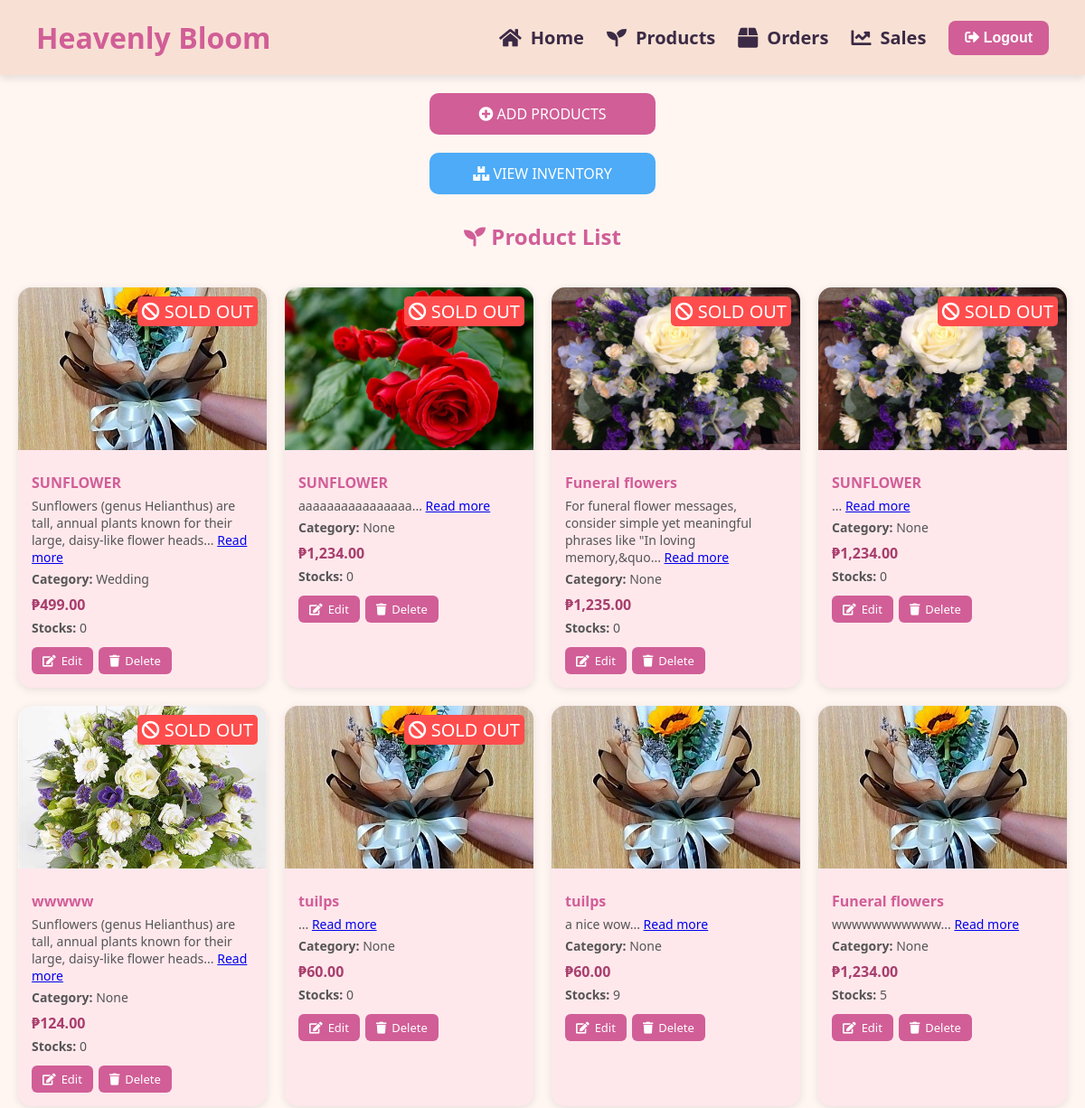
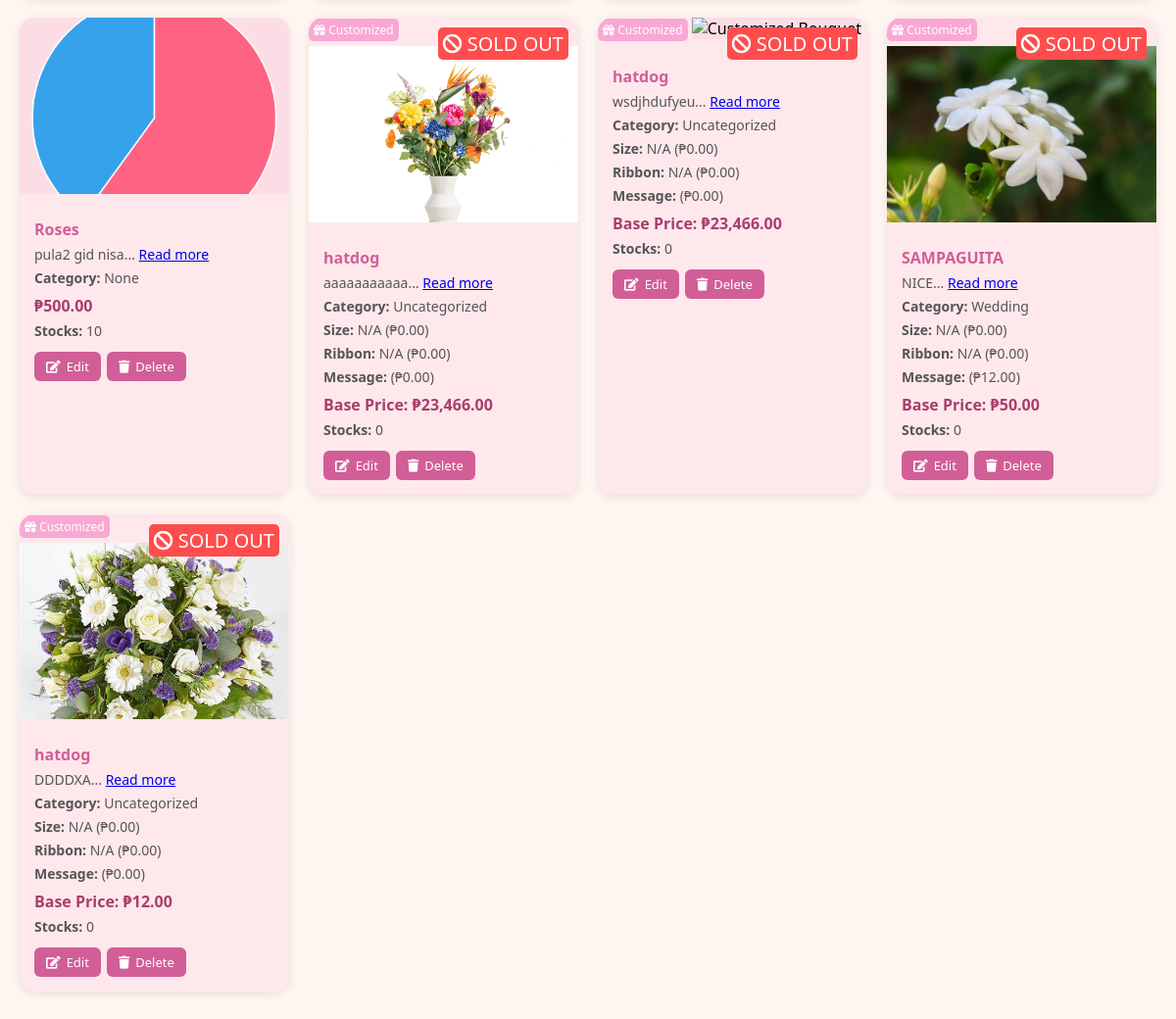
The page /product.php on the database its author committed (2 pictures, top to bottom).
### tables this page shows
CREATE TABLE `products` (
  `product_id` int(11) NOT NULL,
  `product_name` varchar(255) NOT NULL,
  `price` decimal(10,2) NOT NULL,
  `product_price` decimal(10,2) NOT NULL,
  `product_description` text NOT NULL,
  `product_image` varchar(255) NOT NULL,
  `created_at` timestamp NOT NULL DEFAULT current_timestamp(),
  `bouquet_sizes` varchar(255) DEFAULT NULL,
  `ribbon_colors` varchar(255) DEFAULT NULL,
  `category_id` int(11) DEFAULT NULL,
  `product_type` varchar(50) DEFAULT NULL,
  `original_stock` int(11) DEFAULT 0,
  `stock_count` int(11) DEFAULT 0
);

CREATE TABLE `categories` (
  `id` int(11) NOT NULL,
  `name` varchar(100) NOT NULL,
  `description` text DEFAULT NULL,
  `category_id` int(11) DEFAULT NULL,
  `is_customized` tinyint(1) DEFAULT 0,
  `customized` varchar(100) DEFAULT NULL
);

CREATE TABLE `customized_products` (
  `id` int(11) NOT NULL,
  `product_id` int(11) NOT NULL,
  `occasion_type` varchar(255) NOT NULL,
  `color` varchar(50) NOT NULL,
  `size` varchar(50) NOT NULL,
  `add_ons` text DEFAULT NULL,
  `message` text DEFAULT NULL,
  `bouquet_sizes` varchar(255) DEFAULT NULL,
  `ribbon_colors` varchar(255) DEFAULT NULL,
  `created_at` timestamp NOT NULL DEFAULT current_timestamp(),
  `updated_at` timestamp NOT NULL DEFAULT current_timestamp() ON UPDATE current_timestamp(),
  `product_name` varchar(255) NOT NULL,
  `product_price` decimal(10,2) NOT NULL,
  `product_description` text DEFAULT NULL,
  `product_image` varchar(255) NOT NULL DEFAULT 'default.jpg',
  `category_id` int(11) DEFAULT NULL,
  `message_price` decimal(10,2) NOT NULL DEFAULT 0.00,
  `stock_count` int(11) DEFAULT 0
);

### product.php (the view, shortened to what this page needs)
<?php
include 'navbar.php';
include 'db_connection.php';
$products_result = mysqli_query($conn, "
    SELECT products.*, categories.name AS category_name
    FROM products
    LEFT JOIN categories ON products.category_id = categories.id
") or die("Query Error (Regular): " . mysqli_error($conn));
$customized_result = mysqli_query($conn, "
    SELECT cp.*, cp.stock_count, cat.name AS category_name,
       bs.name AS bouquet_size_name, bs.price AS bouquet_size_price,
       rc.name AS ribbon_color_name, rc.price AS ribbon_color_price
FROM customized_products cp
    LEFT JOIN categories cat ON cp.category_id = cat.id
    LEFT JOIN bouquet_sizes bs ON cp.bouquet_sizes = bs.id
    LEFT JOIN ribbon_colors rc ON cp.ribbon_colors = rc.id
") or die("Query Error (Customized): " . mysqli_error($conn));
?>
<!DOCTYPE html>
<html lang="en">
<head>
    <link rel="stylesheet" href="https://cdnjs.cloudflare.com/ajax/libs/font-awesome/5.15.3/css/all.min.css"/>
</head>
<body>
<a href="add_product.php" class="add-product-btn">
    <i class="fas fa-plus-circle"></i> ADD PRODUCTS
</a>
<a href="inventory.php" class="inventory-link">
    <i class="fas fa-boxes"></i> VIEW INVENTORY
</a>
<h2><i class="fas fa-seedling"></i> Product List</h2>
<div class="product-grid">
    <?php
    while($row = mysqli_fetch_assoc($products_result)): ?>
        <div class="product-card">
            <?php if ($row['stock_count'] <= 0): ?>
                <span class="sold-out-label"><i class="fas fa-ban"></i> SOLD OUT</span>
            <?php endif; ?>
            <img src="uploads/<?= htmlspecialchars($row['product_image']) ?: 'default.jpg' ?>" alt="Product Image">
            <div class="product-details">
                <h3><?= htmlspecialchars($row['product_name']) ?></h3>
                <p class="description">
                    <?= substr(htmlspecialchars($row['product_description']), 0, 100) ?>...
                    <a href="javascript:void(0);" class="read-more">Read more</a>
                </p>
                <p class="category"><strong>Category:</strong> <?= htmlspecialchars($row['category_name'] ?? 'None') ?></p>
                <div class="price">₱<?= number_format($row['product_price'], 2) ?></div>
                <p><strong>Stocks:</strong> <?= htmlspecialchars($row['stock_count']) ?></p>
                <div class="action-btns">
                    <a href="edit_product.php?id=<?= $row['product_id'] ?>" title="Edit Product"><i class="fas fa-edit"></i> Edit</a>
                    <a href="delete_product.php?id=<?= $row['product_id'] ?>" onclick="return confirm('Delete this product?');" title="Delete Product"><i class="fas fa-trash"></i> Delete</a>
                </div>
            </div>
        </div>
    <?php endwhile;
    while($custom = mysqli_fetch_assoc($customized_result)):
        $productImage = !empty($custom['product_image']) && file_exists("uploads/" . $custom['product_image'])
            ? "uploads/" . htmlspecialchars($custom['product_image'])
            : "uploads/default.jpg";
    ?>
        <div class="product-card">
            <?php if ($custom['stock_count'] <= 0): ?>
                <span class="sold-out-label"><i class="fas fa-ban"></i> SOLD OUT</span>
            <?php endif; ?>
            <span class="customized-label"><i class="fas fa-gift"></i> Customized</span>
            <img src="<?= $productImage ?>" alt="Customized Bouquet">
            <div class="product-details">
                <h3><?= htmlspecialchars($custom['product_name']) ?></h3>
                <p class="description">
                    <?= substr(htmlspecialchars($custom['product_description']), 0, 100) ?>...
                    <a href="javascript:void(0);" class="read-more">Read more</a>
                </p>
                <p><strong>Category:</strong> <?= htmlspecialchars($custom['category_name'] ?? 'Uncategorized') ?></p>
                <p><strong>Size:</strong> <?= htmlspecialchars($custom['bouquet_size_name'] ?? 'N/A') ?> (₱<?= number_format($custom['bouquet_size_price'] ?? 0, 2) ?>)</p>
                <p><strong>Ribbon:</strong> <?= htmlspecialchars($custom['ribbon_color_name'] ?? 'N/A') ?> (₱<?= number_format($custom['ribbon_color_price'] ?? 0, 2) ?>)</p>
                <p><strong>Message:</strong> <?= htmlspecialchars($custom['message'] ?? 'N/A') ?> (₱<?= number_format($custom['message_price'] ?? 0, 2) ?>)</p>
                <div class="price">Base Price: ₱<?= number_format($custom['product_price'], 2) ?></div>
                <p><strong>Stocks:</strong> <?= htmlspecialchars($custom['stock_count']) ?></p>
                <div class="action-btns">
                    <a href="edit_customized_product.php?id=<?= $custom['id'] ?>" title="Edit Customized Bouquet"><i class="fas fa-edit"></i> Edit</a>
                    <a href="delete_customized_product.php?id=<?= $custom['id'] ?>" onclick="return confirm('Delete this customized bouquet?');" title="Delete Customized Bouquet"><i class="fas fa-trash"></i> Delete</a>
                </div>
            </div>
        </div>
    <?php endwhile; ?>
</div>
</body>
</html>

### navbar.php (shortened to what this page needs)
<!DOCTYPE html>
<html lang="en">
<head>
  <link href="https://cdnjs.cloudflare.com/ajax/libs/font-awesome/5.15.3/css/all.min.css" rel="stylesheet"/>
</head>
<body>
  <nav class="navbar">
    <div class="navbar-container">
      <a href="dass.php" class="logo">Heavenly Bloom</a>
      <div class="nav-right">
        <ul class="nav-links">
          <li><a href="admin_dashboard.php"><i class="fas fa-home"></i>Home</a></li>
          <li><a href="product.php"><i class="fas fa-seedling"></i>Products</a></li>
          <li><a href="orders.php"><i class="fas fa-box"></i>Orders</a></li>
          <li><a href="sales.php"><i class="fas fa-chart-line"></i>Sales</a></li>
        </ul>
        <form action="logout.php" method="post">
          <button type="submit" class="logout-btn"><i class="fas fa-sign-out-alt"></i> Logout</button>
        </form>
      </div>
    </div>
  </nav>
</body>
</html>

### navbar.php (style rules this page uses)
* { margin: 0; padding: 0; box-sizing: border-box; }
body { font-family: 'Segoe UI', sans-serif; }
.navbar { background-color: #f8e1d4; padding: 20px 0; box-shadow: 0 4px 8px rgba(0,0,0,0.1); }
.navbar-container { max-width: 1200px; margin: 0 auto; padding: 0 40px; display: flex; justify-content: space-between; align-items: center; }
.logo { font-size: 32px; font-weight: bold; color: #d15e97; text-decoration: none; }
.nav-right { display: flex; align-items: center; gap: 25px; }
.nav-links { list-style: none; display: flex; gap: 25px; }
.nav-links li a { text-decoration: none; color: #3b2a45; font-size: 20px; font-weight: 600; display: flex; align-items: center; gap: 10px; transition: color 0.3s ease, transform 0.3s ease; }
.nav-links i { font-size: 22px; }
.logout-btn { background-color: #d15e97; color: white; padding: 10px 18px; border: none; border-radius: 8px; font-size: 16px; font-weight: bold; cursor: pointer; transition: background 0.3s ease; }

### product.php (style rules this page uses)
body { font-family: 'Segoe UI', sans-serif; background-color: #fff6f2; margin: 0; padding: 0; }
h2 { text-align: center; color: #d15e97; margin-top: 30px; }
.add-product-btn { display: block; background-color: #d15e97; color: white; text-align: center; padding: 12px; font-size: 16px; text-decoration: none; border-radius: 10px; width: 250px; margin: 20px auto; }
.product-grid { display: grid; grid-template-columns: repeat(auto-fit, minmax(220px, 1fr)); gap: 20px; padding: 40px 20px; max-width: 1200px; margin: 0 auto; }
.product-card { background: #ffe8ec; border-radius: 15px; box-shadow: 0 2px 10px rgba(0,0,0,0.1); overflow: hidden; transition: transform 0.2s ease; position: relative; }
.product-card img { width: 100%; height: 180px; object-fit: cover; background-color: #fcdde6; }
.product-details { padding: 15px; }
.product-details h3 { font-size: 16px; margin: 5px 0; color: #d15e97; }
.product-details p { font-size: 14px; margin: 5px 0; color: #555; }
.category { font-size: 13px; color: #666; margin: 5px 0; }
.price { font-weight: bold; color: #a83e6d; margin-top: 8px; }
.action-btns { margin-top: 12px; display: flex; flex-wrap: wrap; gap: 6px; }
.action-btns a { background-color: #d15e97; color: white; padding: 6px 12px; border-radius: 6px; font-size: 13px; text-decoration: none; display: inline-flex; align-items: center; transition: background 0.3s ease; }
.action-btns a i { margin-right: 6px; }
.customized-label { background-color: #f9a8d4; color: white; padding: 3px 5px; border-radius: 5px; font-size: 12px; margin-bottom: 5px; display: inline-block; }
.sold-out-label { background-color: #ff4d4d; color: white; padding: 3px 5px; border-radius: 5px; font-size: 20px; margin-bottom: 5px; display: inline-block; position: absolute; top: 10px; right: 10px; z-index: 1; }
.inventory-link { display: block; background-color: #4dabf7; color: white; text-align: center; padding: 12px; font-size: 16px; text-decoration: none; border-radius: 10px; width: 250px; margin: 20px auto; }

### rows shown on the page
products: shows "SOLD OUT", product_image (picture), product_name "SUNFLOWER", product_description "Sunflowers (genus Helianthus) are tall, annual plants known for their large, daisy-like flower heads", category.name "Wedding", product_price "499.00", stock_count "0"
products: shows "SOLD OUT", product_image (picture), product_name "SUNFLOWER", product_description "aaaaaaaaaaaaaaaa", category_name "None", product_price "1,234.00", stock_count "0"
products: shows "SOLD OUT", product_image (picture), product_name "Funeral flowers", product_description "For funeral flower messages, consider simple yet meaningful phrases like \"In loving memory,&quo", category_name "None", product_price "1,235.00", stock_count "0"
products: shows "SOLD OUT", product_image (picture), product_name "SUNFLOWER", category_name "None", product_price "1,234.00", stock_count "0"
products: shows "SOLD OUT", product_image (picture), product_name "wwwww", product_description "Sunflowers (genus Helianthus) are tall, annual plants known for their large, daisy-like flower heads", category_name "None", product_price "124.00", stock_count "0"
products: shows "SOLD OUT", product_image (picture), product_name "tuilps", category_name "None", product_price "60.00", stock_count "0"
products: product_image (picture), product_name "tuilps", product_description "a nice wow", category_name "None", product_price "60.00", stock_count "9"
products: product_image (picture), product_name "Funeral flowers", product_description "wwwwwwwwwww", category_name "None", product_price "1,234.00", stock_count "5"
products: product_image (picture), product_name "Roses", product_description "pula2 gid nisa", category_name "None", product_price "500.00", stock_count "10"
customized_products: shows "SOLD OUT", product_image (picture), product_name "hatdog", product_description "aaaaaaaaaaa", category_name "Uncategorized", bouquet_size_name "N/A", bouquet_size_price "0.00", ribbon_color_name "N/A", ribbon_color_price "0.00", message_price "0.00", product_price "23,466.00", stock_count "0"
customized_products: shows "SOLD OUT", product_name "hatdog", product_description "wsdjhdufyeu", category_name "Uncategorized", bouquet_size_name "N/A", bouquet_size_price "0.00", ribbon_color_name "N/A", ribbon_color_price "0.00", message_price "0.00", product_price "23,466.00", stock_count "0"
customized_products: shows "SOLD OUT", product_image (picture), product_name "SAMPAGUITA", product_description "NICE", category.name "Wedding", bouquet_size_name "N/A", bouquet_size_price "0.00", ribbon_color_name "N/A", ribbon_color_price "0.00", message_price "12.00", product_price "50.00", stock_count "0"
customized_products: shows "SOLD OUT", product_image (picture), product_name "hatdog", product_description "DDDDXA", category_name "Uncategorized", bouquet_size_name "N/A", bouquet_size_price "0.00", ribbon_color_name "N/A", ribbon_color_price "0.00", message_price "0.00", product_price "12.00", stock_count "0"
